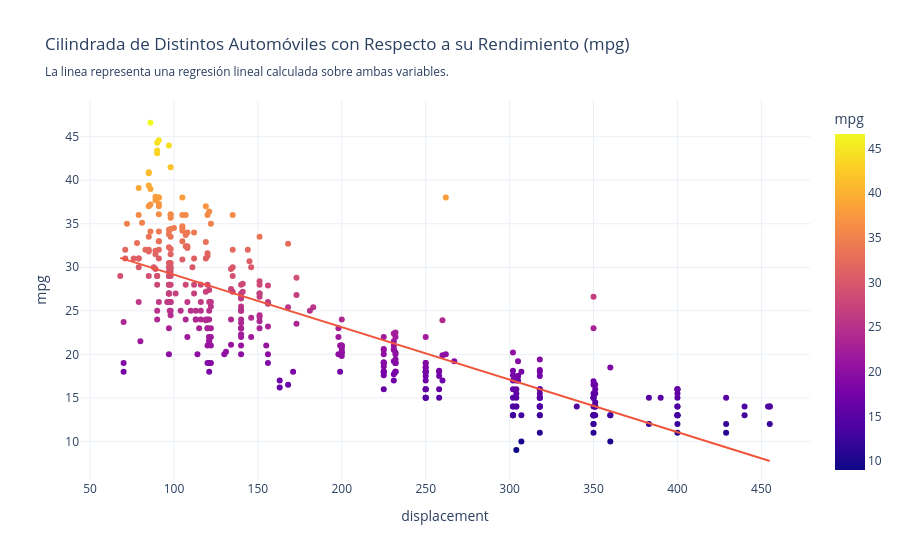

Notebook code for this chart:
### Code cell
fig = px.scatter(
    df,
    x='displacement',
    y='mpg',
    template='plotly_white',
    color='mpg',
    hover_name='car name',
    trendline='ols', # este parámetro permite calcular rápidamente la regresión sobre x e y.
    title=
    "Cilindrada de Distintos Automóviles con Respecto a su Rendimiento (mpg)<br>"
    "<sub>La linea representa una regresión lineal calculada sobre ambas variables.</sub>"
)
fig.show()

### Figure 1 — Plotly figure (JSON) as saved in the notebook; plotly's stock layout.template omitted (floating-point values rounded to 4 significant figures; data arrays with more than 128 entries replaced by an {"elided": "..."} marker saying what was removed)
{"data": [{"hovertemplate": "<b>%{hovertext}</b><br><br>displacement=%{x}<br>mpg=%{marker.color}<extra></extra>", "hovertext": {"elided": "398 str values"}, "legendgroup": "", "marker": {"color": {"elided": "398 float values"}, "coloraxis": "coloraxis", "symbol": "circle"}, "mode": "markers", "name": "", "orientation": "v", "showlegend": false, "type": "scatter", "x": {"elided": "398 float values"}, "xaxis": "x", "y": {"elided": "398 float values"}, "yaxis": "y"}, {"hovertemplate": "<b>OLS trendline</b><br>mpg = -0.0602824 * displacement + 35.1748<br>R<sup>2</sup>=0.646742<br><br>displacement=%{x}<br>mpg=%{y} <b>(trend)</b><extra></extra>", "legendgroup": "", "marker": {"symbol": "circle"}, "mode": "lines", "name": "", "showlegend": false, "type": "scatter", "x": {"elided": "398 float values"}, "xaxis": "x", "y": {"elided": "398 float values"}, "yaxis": "y"}], "layout": {"coloraxis": {"colorbar": {"title": {"text": "mpg"}}, "colorscale": [[0, "#0d0887"], [0.1111, "#46039f"], [0.2222, "#7201a8"], [0.3333, "#9c179e"], [0.4444, "#bd3786"], [0.5556, "#d8576b"], [0.6667, "#ed7953"], [0.7778, "#fb9f3a"], [0.8889, "#fdca26"], [1, "#f0f921"]]}, "legend": {"tracegroupgap": 0}, "title": {"text": "Cilindrada de Distintos Automóviles con Respecto a su Rendimiento (mpg)<br><sub>La linea representa una regresión lineal calculada sobre ambas variables.</sub>"}, "xaxis": {"anchor": "y", "domain": [0, 1], "title": {"text": "displacement"}}, "yaxis": {"anchor": "x", "domain": [0, 1], "title": {"text": "mpg"}}}}
